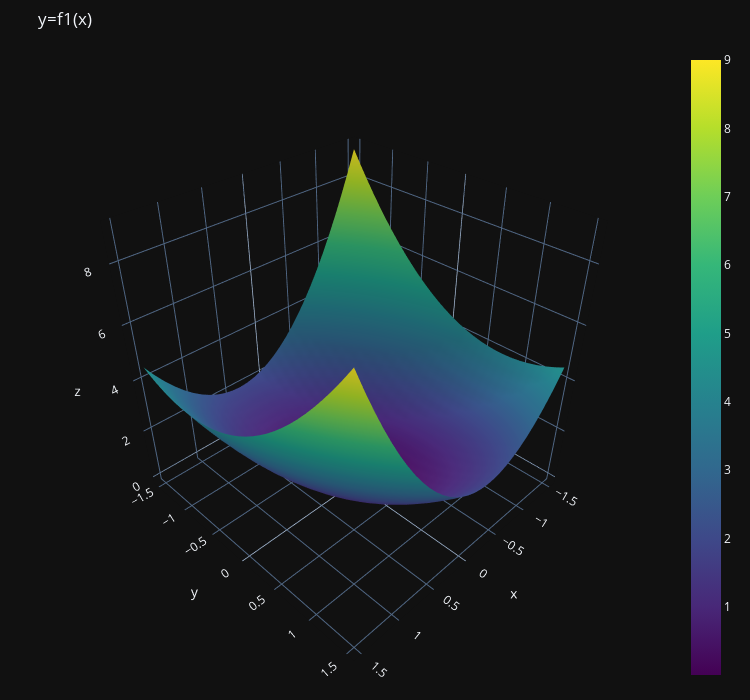

Notebook source saved alongside this figure:
### Markdown cell above
## 6. Тест

### $f_1(x)$

### Code cell
x_3d, y_3d, z_3d = setup_3d_data(f_1, 30)
fig = go.Figure(
    data=go.Surface(x=x_3d, y=y_3d, z=z_3d, colorscale='Viridis'),
    layout=go.Layout(
        width=750,
        height=700,
        margin=dict(l=40, r=40, t=50, b=15),
        title='y=f1(x)',
        template=theme,
        scene=go.layout.Scene(
            aspectmode='cube',
            camera=dict(
                eye=dict(x=1.4, y=1.4, z=1.4)
            )
        )
    )
)
fig.show()

### Figure 1 — Plotly figure (JSON) as saved in the notebook; plotly's stock layout.template omitted (floating-point values rounded to 4 significant figures; data arrays with more than 128 entries replaced by an {"elided": "..."} marker saying what was removed)
{"data": [{"colorscale": [[0, "#440154"], [0.1111, "#482878"], [0.2222, "#3e4989"], [0.3333, "#31688e"], [0.4444, "#26828e"], [0.5556, "#1f9e89"], [0.6667, "#35b779"], [0.7778, "#6ece58"], [0.8889, "#b5de2b"], [1, "#fde725"]], "type": "surface", "x": {"elided": "30x30 float values"}, "y": {"elided": "30x30 float values"}, "z": {"elided": "30x30 float values"}}], "layout": {"height": 700, "margin": {"b": 15, "l": 40, "r": 40, "t": 50}, "scene": {"aspectmode": "cube", "camera": {"eye": {"x": 1.4, "y": 1.4, "z": 1.4}}}, "title": {"text": "y=f1(x)"}, "width": 750}}
